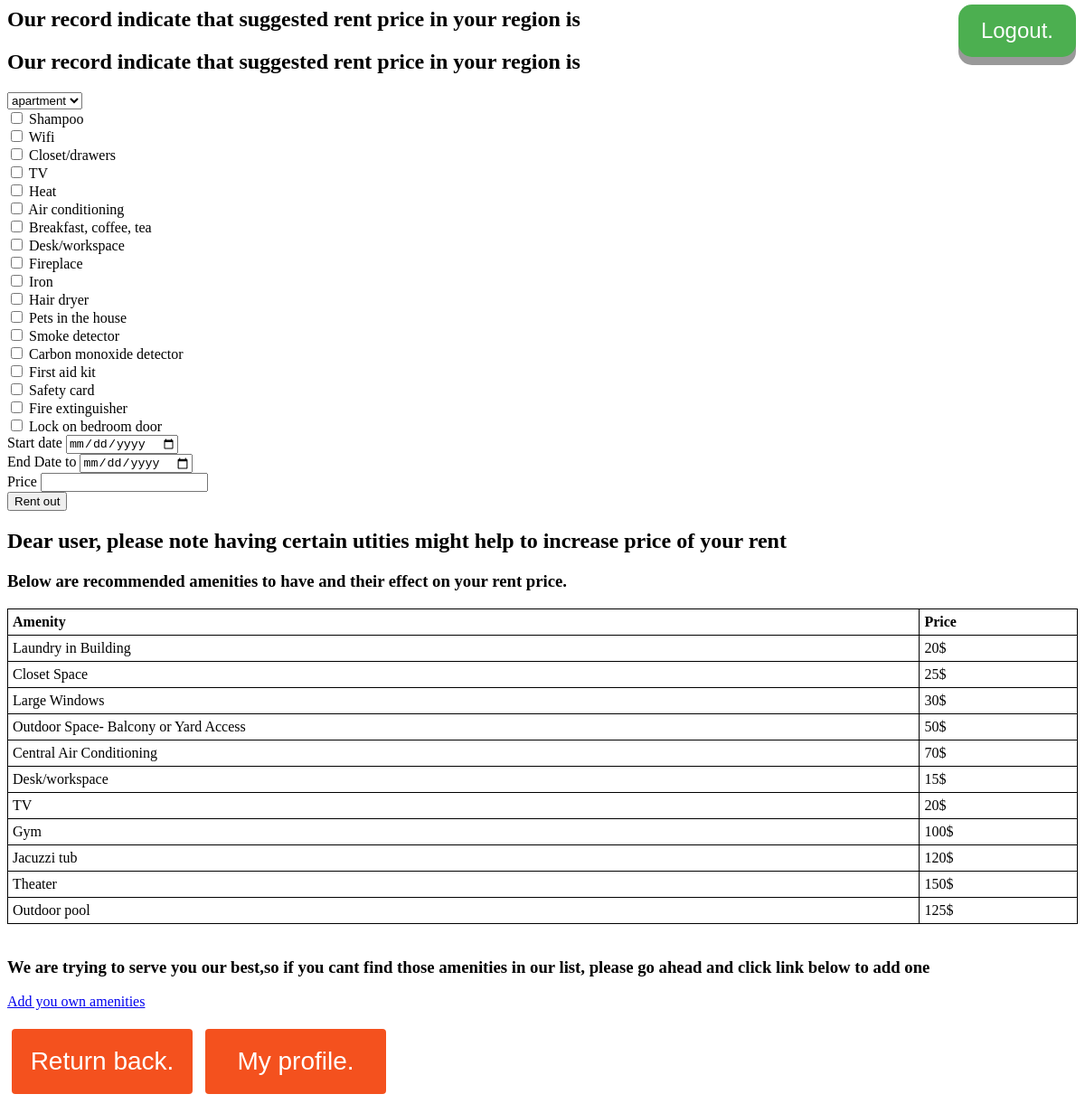
/rentproperty.php, run on the app's committed database.
### tables this page shows
CREATE TABLE `available_amenities` (
  `id` int(10) NOT NULL,
  `name` varchar(255) NOT NULL
);

### rentproperty.php (the view, shortened to what this page needs)
<?php
require_once('configcsc343.php');
$dbh =new PDO("mysql:host={$dbhost};port={$dbport};dbname={$dbname};charset=utf8", $dbuser, $dbpass);
?>
<h2>Our record indicate that suggested rent price in your region is </h2>
<h2>Our record indicate that suggested rent price in your region is </h2>
<form action='rentpropertycsc343.php' method='post'>
    <select name="type">
        <option>
            apartment
    </option>
</select>
    <br>
    <?php
    $stmt = $dbh->prepare('SELECT id,name FROM available_amenities' );
$res=$stmt->execute();
    while($row  = $stmt->fetch(PDO::FETCH_ASSOC))
        {
            ?>
    <input type="checkbox" name="amenities[]" value="<?php echo $row['id']?>" > <?php echo $row['name'] ?> <br>
    <?php
        }
    ?>
  Start  date  <input type="date" name ="datefrom">  <br>
   End Date to <input type="date" name ="dateto"> <br>
  Price  <input type="money" name="cost"> <br>
<button type='submit'>Rent out</button>
</form>
<h2>Dear user, please note   having certain utities might help to increase price of your rent</h2>
<h3>Below are recommended amenities to have and their effect on your rent price. </h3>
</head>
<body>
<table style="width:100%">
  <tr>
    <th>Amenity</th>
    <th colspan="2">Price</th>
  </tr>
  <tr>
    <td>Laundry in Building</td>
    <td>20$</td>
  </tr>
  <tr>
    <td>Closet Space</td>
    <td>25$</td>
  </tr>
  <tr>
    <td>Large Windows</td>
    <td>30$</td>
  </tr>
  <tr>
    <td>Outdoor Space- Balcony or Yard Access</td>
    <td>50$</td>
  </tr>
  <tr>
    <td>Central Air Conditioning</td>
    <td>70$</td>
  </tr>
  <tr>
    <td>Desk/workspace</td>
    <td>15$</td>
  </tr>
  <tr>
    <td>TV</td>
    <td>20$</td>
  </tr>
  <tr>
    <td>Gym</td>
    <td>100$</td>
  </tr>
  <tr>
    <td>Jacuzzi tub</td>
    <td>120$</td>
  </tr>
  <tr>
    <td>Theater</td>
    <td>150$</td>
  </tr>
  <tr>
    <td>Outdoor pool</td>
    <td>125$</td>
  </tr>
</table>
<br>
<h3>We are trying to serve you our best,so if you cant find those amenities in our list, please go ahead and click link below to add one</h3>
<a href="amenities.php">Add you own amenities</a>
      <form class="form" method="POST" action="logout1.php">
        <button type="submit" class="btn btn-primary btn-block btn-large " name='type' value="logout" >Logout.</button>
      </form>
<form class="form" method="POST" action="listhouses.php">
        <button type="submit" class="button" name='type' value="logout" >Return back.</button>
<form class="form" method="POST" action="useraccount.php">
        <button type="submit" class="button" name='type' value="logout" >My profile.</button>
      </form>

### rentproperty.php (style rules this page uses)
table, th, td { border: 1px solid black; border-collapse: collapse; }
th, td { padding: 5px; text-align: left; }
body { background: url(http://subtlepatterns2015.subtlepatterns.netdna-cdn.com/patterns/giftly.png); }
.btn { position:fixed; right:10px; top:5px; padding: 15px 25px; font-size: 24px; text-align: center; cursor: pointer; outline: none; color: #fff; background-color: #4CAF50; border: none; border-radius: 15px; box-shadow: 0 9px #999; }
.button { border-radius: 4px; background-color: #f4511e; border: none; color: #FFFFFF; text-align: center; font-size: 28px; padding: 20px; width: 200px; transition: all 0.5s; cursor: pointer; margin: 5px; }

### data on the page
available_amenities: name "Shampoo"
available_amenities: name "Wifi"
available_amenities: name "Closet/drawers"
available_amenities: name "TV"
available_amenities: name "Heat"
available_amenities: name "Air conditioning"
available_amenities: name "Breakfast, coffee, tea"
available_amenities: name "Desk/workspace"
available_amenities: name "Fireplace"
available_amenities: name "Iron"
available_amenities: name "Hair dryer"
available_amenities: name "Pets in the house"
available_amenities: name "Smoke detector"
available_amenities: name "Carbon monoxide detector"
available_amenities: name "First aid kit"
available_amenities: name "Safety card"
available_amenities: name "Fire extinguisher"
available_amenities: name "Lock on bedroom door"
